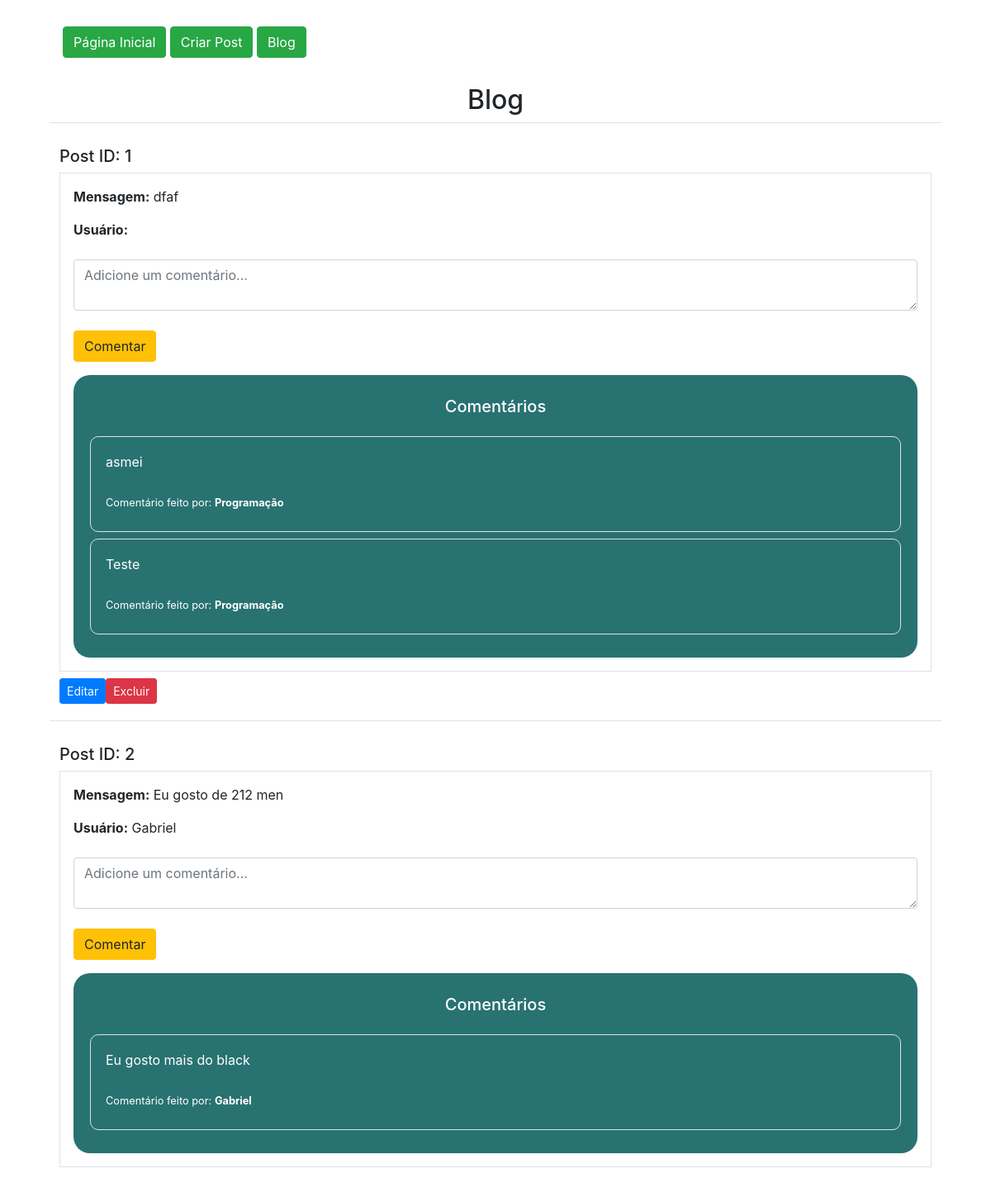
The page /post/lista/ on the database as committed earlier.
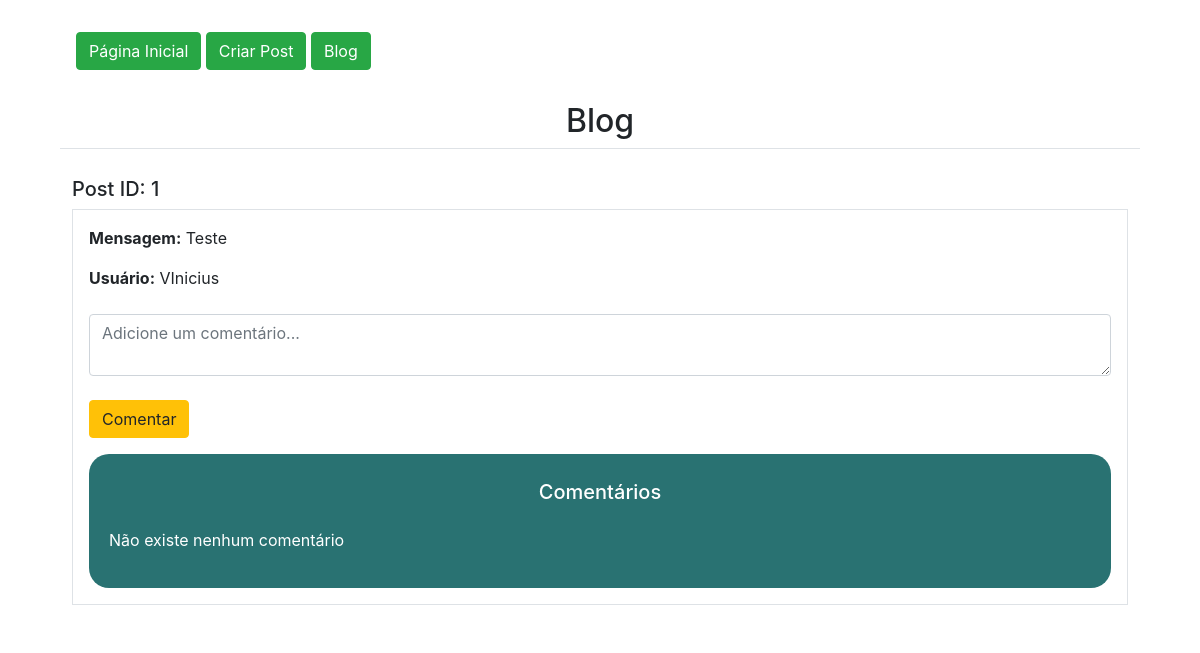
The same page on the database as committed later.
### app/models.py (models this page shows)
class Post(db.Model):
    id = db.Column(db.Integer, primary_key=True)
    mensagem = db.Column(db.String, nullable=True)
    user_id = db.Column(db.Integer, db.ForeignKey('user.id'), nullable=True)

class Comentario(db.Model):
    id = db.Column(db.Integer, primary_key=True)
    conteudo = db.Column(db.String, nullable=False)
    user_id = db.Column(db.Integer, db.ForeignKey('user.id'), nullable=False)
    post_id = db.Column(db.Integer, db.ForeignKey('post.id'), nullable=False)
    user = db.relationship('User', backref='comentarios')
    post = db.relationship('Post', backref='comentarios')

class User(db.Model, UserMixin):
    id = db.Column(db.Integer, primary_key=True)
    nome = db.Column(db.String, nullable=True)
    sobrenome = db.Column(db.String, nullable=True)
    email = db.Column(db.String, nullable=True)
    senha = db.Column(db.String, nullable=True)
    posts = db.relationship('Post', backref='user', lazy=True)

### app/views.py (the view)
@app.route('/post/lista/', methods=['GET', 'POST'])
def postLista():
    posts = Post.query.all()
    return render_template('post_lista.html', posts=posts)

### app/templates/post_lista.html (shortened to what this page needs)
{% extends 'base.html' %}
{% block content %}
    <div class="container">
        {% include 'nave.html' %}
        <div class="row mt-4">
            <h2 class="w-100 text-center">Blog</h2>
            <div class="col-12">
                <table class="table">
                    <tbody>
                        {% for linha in posts %}
                        <tr>
                            <td colspan="4">
                                <h5 class="mt-3">Post ID: {{ linha.id }}</h5>
                                <div class="d-flex flex-column border p-3 mb-2">
                                    <div class="d-flex flex-column">
                                        <p><strong>Mensagem:</strong> {{ linha.mensagem }}</p>
                                        <p><strong>Usuário:</strong> {{ linha.user.nome }}</p>
                                    </div>
                                    <form action="{{ url_for('comentar_post', post_id=linha.id) }}" method="POST" class="mt-2">
                                        <div class="form-group">
                                            <textarea name="conteudo" class="form-control" placeholder="Adicione um comentário..." required></textarea>
                                        </div>
                                        <button type="submit" class="btn btn-warning mt-2 mb-3">Comentar</button>
                                    </form>
                                    <div style="background-color: #297272; padding: 10px 20px 20px 20px; color: white; border-radius: 20px;">
                                        <h5 class="w-100 text-center mt-3 mb-4">Comentários</h5>
                                        {% if linha.comentarios|length == 0 %}
                                            <p>Não existe nenhum comentário</p>
                                        {% else %}
                                            {% for comentario in linha.comentarios %}
                                                <div class="border p-2 mb-2" style="border-radius: 10px;">
                                                    <p style="padding: 10px 10px 0px 10px;">
                                                        {{ comentario.conteudo }} <br><br>
                                                        <small>Comentário feito por: <strong>{{ comentario.user.nome }}</strong></small> <br>
                                                    </p>
                                                </div>
                                            {% endfor %}
                                        {% endif %}
                                    </div>
                                </div>
                                <div class="actions d-flex">
                                    {% if linha.user.id == current_user.id %}
                                        <a href="{{ url_for('editar_post', post_id=linha.id) }}" class="btn btn-primary btn-sm mb-2" style="width: auto;">Editar</a>
                                        <form action="{{ url_for('excluir_post', post_id=linha.id) }}" method="POST" style="display:inline;">
                                            <button type="submit" class="btn btn-danger btn-sm" style="width: auto;">Excluir</button>
                                        </form>
                                    {% endif %}
                                </div>
                            </td>
                        </tr>
                        {% endfor %}
                    </tbody>
                </table>
            </div>
        </div>
    </div>
{% endblock %}

### app/templates/base.html (shortened to what this page needs)
<!DOCTYPE html>
<html lang="en">
<head>
    <link href="https://stackpath.bootstrapcdn.com/bootstrap/4.5.2/css/bootstrap.min.css" rel="stylesheet">
</head>
<body>
    <div class="container mt-4">
        {% block content %}{% endblock %}
    </div>
</body>
</html>

### app/templates/nave.html
<nav class="navbar navbar-expand-lg">
    <div>
        <a class="btn btn-success" href="/">Página Inicial</a>
        <a class="btn btn-success" href="{{url_for('postNovo') }}">Criar Post</a>
        <a class="btn btn-success" href="{{ url_for('postLista') }}">Blog</a>
    </div>
</nav>

Rows that differ between the two databases and show on the page:
removed Comentario: conteudo "asmei", user.nome "Programação"
removed Comentario: conteudo "Teste", user.nome "Programação"
removed Post: id "2", mensagem "Eu gosto de 212 men", user.nome "Gabriel"
removed Comentario: conteudo "Eu gosto mais do black", user.nome "Gabriel", shown under "2"
changed Post id 1: mensagem "dfaf" → "Teste"; user.nome (not shown) → "VInicius"; text "Editar Excluir" → "Não existe nenhum comentário"
